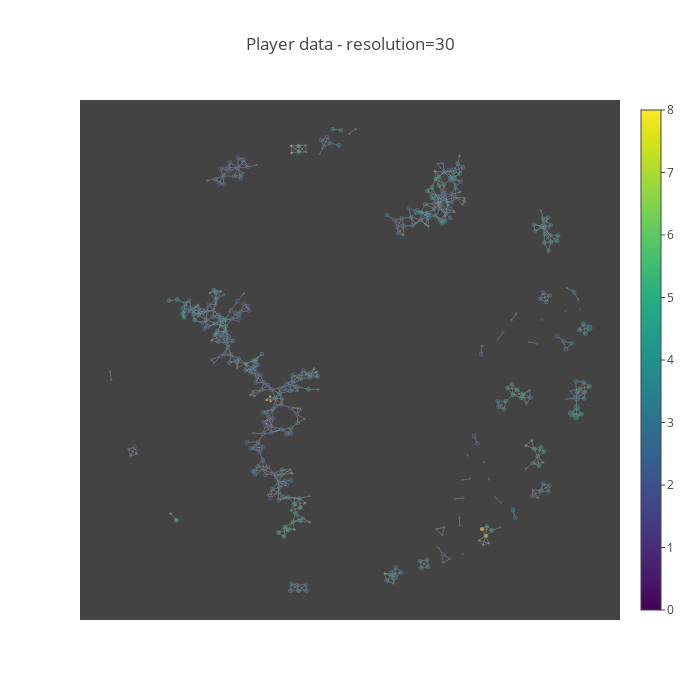

Notebook cell for this chart:
### Markdown cell above
One of the really useful things about mapper is the ability to customise the scale at which you're looking at the data. Intuitively this is like zooming in on the data - by looking at it with a higher resolution some of those larger clusters could be teased apart into distinct groups.

Technical this will be done by increasing the number of cubes that are used to partition the projected points. I'll increase this to 30 and see what impact it has on the graph

### Code cell
graph = mapper.map(lens, X.values, clusterer=sklearn.cluster.KMeans(n_clusters=2, random_state=1234),
                   nr_cubes=30, overlap_perc=0.7)

make_igraph_plot(graph, df, X, names, 'kk', means, std_dev, 'Player data - resolution=30')

### Figure 1 — Plotly figure (JSON) as saved in the notebook; plotly's stock layout.template omitted (floating-point values rounded to 4 significant figures; data arrays with more than 128 entries replaced by an {"elided": "..."} marker saying what was removed)
{"data": [{"hoverinfo": "none", "line": {"color": "rgb(200,200,200)", "width": 0.3}, "mode": "lines", "type": "scatter", "x": {"elided": "2388 float values"}, "y": {"elided": "2388 float values"}}, {"hoverinfo": "text", "marker": {"color": {"elided": "420 float values"}, "colorbar": {"thickness": 20, "ticklen": 4}, "colorscale": "Viridis", "line": {"color": "rgb(200,200,200)", "width": 0.3}, "reversescale": false, "showscale": true, "size": {"elided": "420 int values"}, "symbol": "dot"}, "mode": "markers", "opacity": 0.8, "text": {"elided": "420 str values"}, "type": "scatter", "x": {"elided": "420 float values"}, "y": {"elided": "420 float values"}}], "layout": {"autosize": false, "font": {"size": 12}, "height": 700, "hovermode": "closest", "plot_bgcolor": "rgba(20,20,20, 0.8)", "showlegend": false, "title": "Player data - resolution=30", "width": 700, "xaxis": {"showgrid": false, "showline": false, "showticklabels": false, "title": "", "zeroline": false}, "yaxis": {"showgrid": false, "showline": false, "showticklabels": false, "title": "", "zeroline": false}}}
